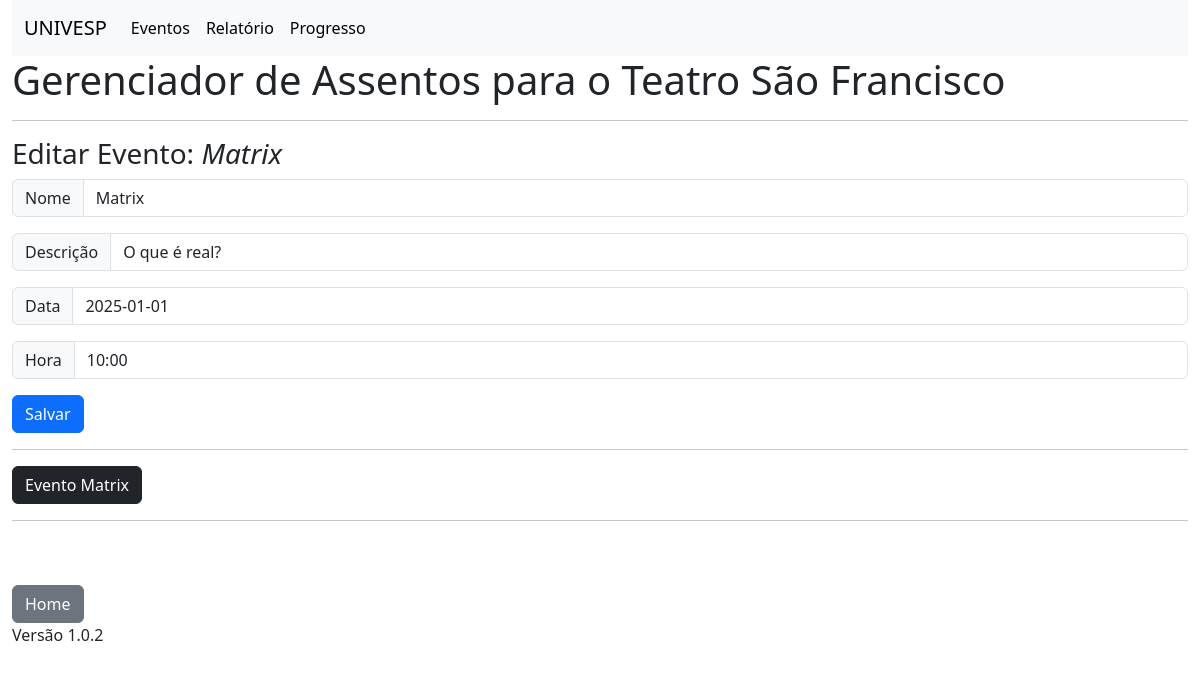
The page /evento_editar/1 on the database its author committed.
### models.py (models this page shows, shortened)
class Evento(db.Model):
    __tablename__ = 'eventos'
    id = db.Column(db.Integer, primary_key=True)
    nome = db.Column(db.String(100))
    descricao = db.Column(db.String(256))
    data = db.Column(db.String(10))
    hora_inicio = db.Column(db.String(5))
    lotacao = db.Column(db.Integer)
    arrecadacao = db.Column(db.Float)
    assentos = db.relationship('Assento', back_populates='evento', cascade="all, delete")
    usuario_id = db.Column(db.Integer, db.ForeignKey('usuarios.id'))
    usuario = db.relationship('Usuario', back_populates='eventos')
    clientes = db.relationship('Cliente',
                               secondary=Cliente_Evento.__table__,
                               back_populates='eventos')

### routes.py (the view, shortened to what this page needs)
@app.route('/evento_editar/<int:id>', methods=['GET','POST'])
def evento_editar(id):
    evento = Evento.query.get(id)
    if request.method=='GET':
        return render_template('evento_editar.html', evento=evento)

### templates/evento_editar.html
{% extends 'base.html' %}
{% block conteudo %}
<h1>Gerenciador de Assentos para o Teatro São Francisco</h1>
<hr>
<h3>Editar Evento: <i>{{evento.nome}}</i></h3>
<form action="/evento_editar/{{evento.id}}" method="post">
  <div class="input-group mb-3">
    <span class="input-group-text" id="basic-addon1">Nome</span>
    <input type="text" class="form-control"
        placeholder="Nome do evento" aria-label="Username" aria-describedby="basic-addon1" name="nome" required value="{{evento.nome}}">
  </div>
  <div class="input-group mb-3">
    <span class="input-group-text" id="basic-addon1">Descrição</span>
    <input type="text" class="form-control"
        placeholder="Descrição" aria-label="Username" aria-describedby="basic-addon1" name="descricao" required value="{{evento.descricao}}">
  </div>
  <div class="input-group mb-3">
    <span class="input-group-text" id="basic-addon1">Data</span>
    <input type="text" class="form-control"
        placeholder="dd/mm/aaaa" aria-label="Username" aria-describedby="basic-addon1" name="data" required value="{{evento.data}}">
  </div>
  <div class="input-group mb-3">
    <span class="input-group-text" id="basic-addon1">Hora</span>
    <input type="text" class="form-control"
        placeholder="hh:mm" aria-label="Username" aria-describedby="basic-addon1" name="hora" required value="{{evento.hora_inicio}}">
  </div>
  <button type="submit" class="btn btn-primary">Salvar</button>
</form>
<hr>
<a class="btn btn-dark" href="{{url_for('evento',id=evento.id)}}" role="button">Evento {{evento.nome}}</a>
{% endblock %}

### rows shown on the page
Evento: nome "Matrix", descricao "O que é real?", data "2025-01-01", hora "10:00"
